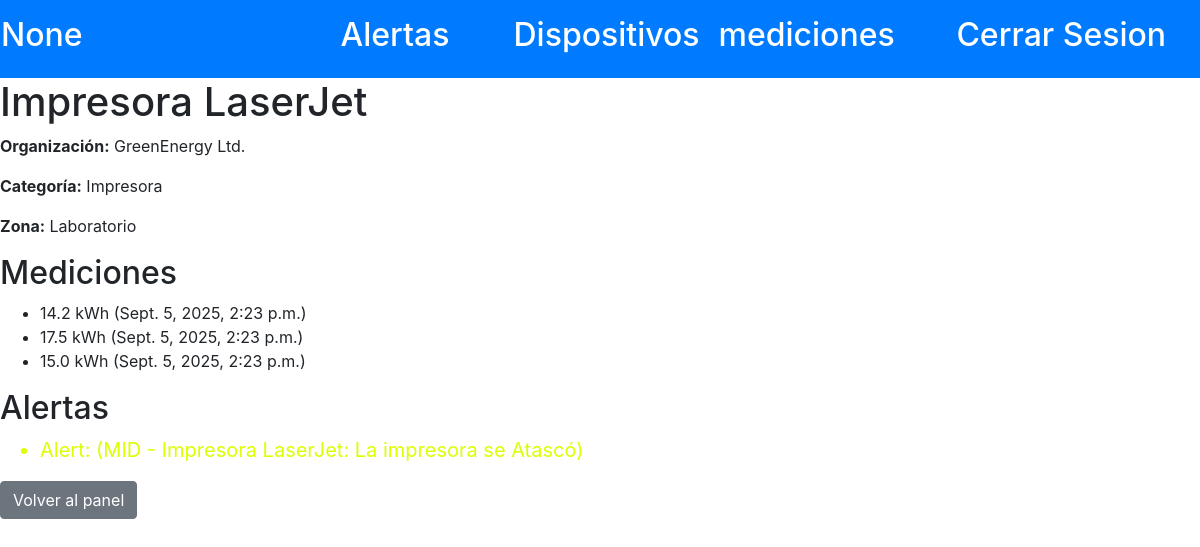
The page /device/6/ on the database as committed earlier.
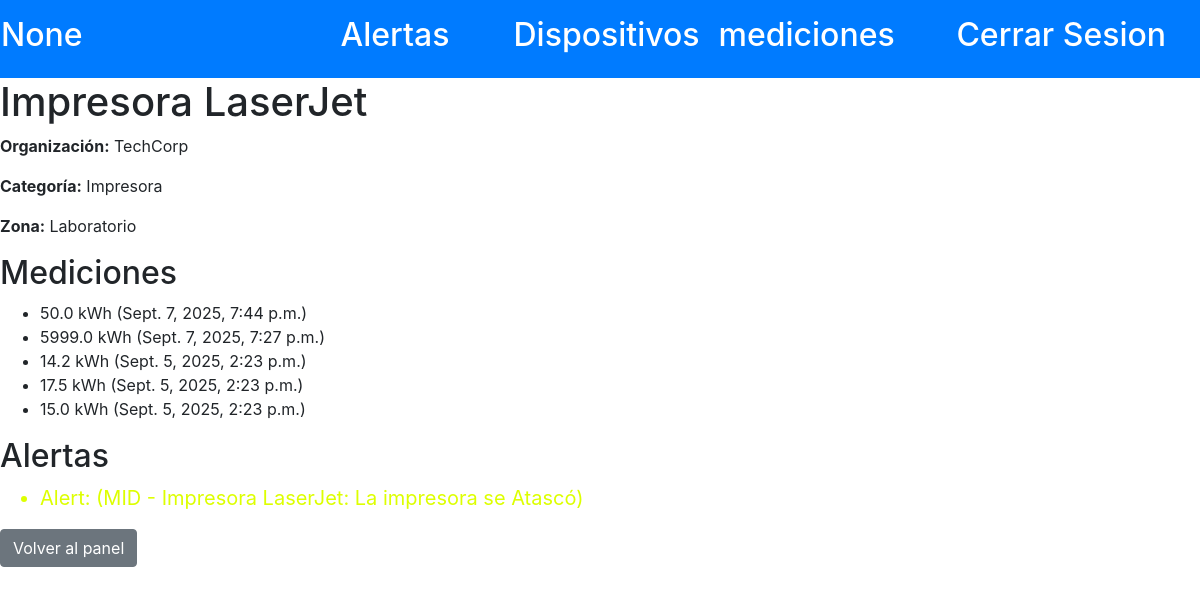
The same page on the database as committed later.
### dispositivos/models.py (models this page shows, shortened)
class BaseModel(models.Model):
    STATES = [
        ("ACTIVE", "Active"),
        ("INACTIVE", "Inactive"),
    ]
    state = models.CharField(max_length=10, choices=STATES, default="ACTIVE")
    created_at = models.DateTimeField(auto_now_add=True)
    updated_at = models.DateTimeField(auto_now=True)
    deleted_at = models.DateTimeField(null=True, blank=True)
    class Meta:
        abstract = True

class Device(BaseModel):
    name = models.CharField(max_length=100)
    category = models.ForeignKey(Category,on_delete=models.CASCADE)
    zone = models.ForeignKey(Zone, on_delete=models.CASCADE)
    max_usage = models.IntegerField()
    organization = models.ForeignKey(Organization,on_delete=models.CASCADE)
    organization = models.ForeignKey(Organization,on_delete=models.CASCADE)
    def __str__(self):
        return self.name

class Organization(BaseModel):
    name = models.CharField(max_length=100)
    email = models.CharField(max_length=100)

class Category(BaseModel):
    name = models.CharField(max_length=100)

class Zone(BaseModel):
    name = models.CharField(max_length=100)
    def __str__(self):
        return self.name

class Measurement(BaseModel):
    device = models.ForeignKey(Device,on_delete=models.CASCADE)
    date = models.DateTimeField(auto_now_add=True)
    usage = models.FloatField(default=0.0)

class Alert(BaseModel):
    LEVELS = [
        ("CRITICAL", "critical"),
        ("MID", "mid"),
        ("HIGH", "high"),
    ]
    device = models.ForeignKey(Device, on_delete=models.CASCADE)
    message = models.CharField(max_length=200)
    date = models.DateTimeField(auto_now_add=True)
    level = models.CharField(max_length=10, choices=LEVELS, default="mid")
    def __str__(self):
        return f"Alert: ({self.level} - {self.device}: {self.message})"

### dispositivos/views.py (the view)
# urls.py: path("device/<int:device_id>/",device,name="device"),
def device(request,device_id):
    empresa = request.session.get("empresa")
    device = Device.objects.get(id=device_id)
    measurements = Measurement.objects.filter(device=device).order_by('-date')
    alerts = Alert.objects.filter(device=device)
    zone = Zone.objects.get(id=device.zone.id)
    return render(request,"devices/device.html",{"device":device,'empresa':empresa,"measurements":measurements,"alerts":alerts,"zone":zone.name})

### dispositivos/templates/devices/device.html (shortened to what this page needs)
<!DOCTYPE html>
<html lang="en">
<head>
    <link rel="stylesheet" href="https://cdn.jsdelivr.net/npm/bootstrap@4.5.3/dist/css/bootstrap.min.css"
>
</head>
<body>
    <div class="row">
        <div class="col-3 bg-primary text-white  p-3">
            <h2><a href="{% url 'panel' %}" class="text-white">{{empresa}}</a></h2>
        </div>
        <div class="col-2 bg-primary text-white text-center p-3">
            <h2><a href="{% url 'alerts_list' %}" class="text-white">Alertas</a></h2>
        </div>
        <div class="col-2 bg-primary text-white text-center p-3">
            <h2><a href="{% url 'devices_list' %}" class="text-white">Dispositivos</a></h2>
        </div>
        <div class="col-2 bg-primary text-white text-center p-3">
            <h2><a href="{% url 'measurements_list' %}" class="text-white">mediciones</a></h2>
        </div>
        <div class="col-3 bg-primary text-white text-center p-3">
            <h2><a href="{% url 'iniciarSesion' %}" class="text-white">Cerrar Sesion</a></h2>
        </div>
    </div>
    <h1>{{ device.name }}</h1>
    <p><strong>Organización:</strong> {{ device.organization.name }}</p>
    <p><strong>Categoría:</strong> {{ device.category.name }}</p>
    <p><strong>Zona:</strong> {{device.zone}}</p>
    <h2>Mediciones</h2>
    <ul>
        {% for m in measurements %}
        <li>{{ m.usage }} kWh ({{ m.date }})</li>
        {% empty %}
        <li>No hay mediciones registradas</li>
        {% endfor %}
    </ul>
    <h2>Alertas</h2>
    <ul>
        {% for a in alerts %}
        {% if a.level == "HIGH" %}
                        <li style="font-size:20px; color:rgb(255, 94, 0); font-weight:bold;">{{ a }}</li>
                        {% elif a.level == "MID" %}
                        <li style="font-size:20px; color:rgb(221, 255, 0);">{{ a }}</li>
                        {% else %}
                        <li style="font-size:20px; color:rgb(255, 0, 0);">{{ a }}</li>
                        {% endif %}
        {% empty %}
        <li>No hay alertas</li>
        {% endfor %}
    </ul>
    <a href="{% url 'panel' %}" class="btn btn-secondary">Volver al panel</a>
</body>
</html>

Rows that differ between the two databases and show on the page:
changed Device "Impresora LaserJet": organization.name "GreenEnergy Ltd." → "TechCorp"
added Measurement: usage "50.0", date "Sept. 7, 2025, 7:44 p.m."
added Measurement: usage "5999.0", date "Sept. 7, 2025, 7:27 p.m."
